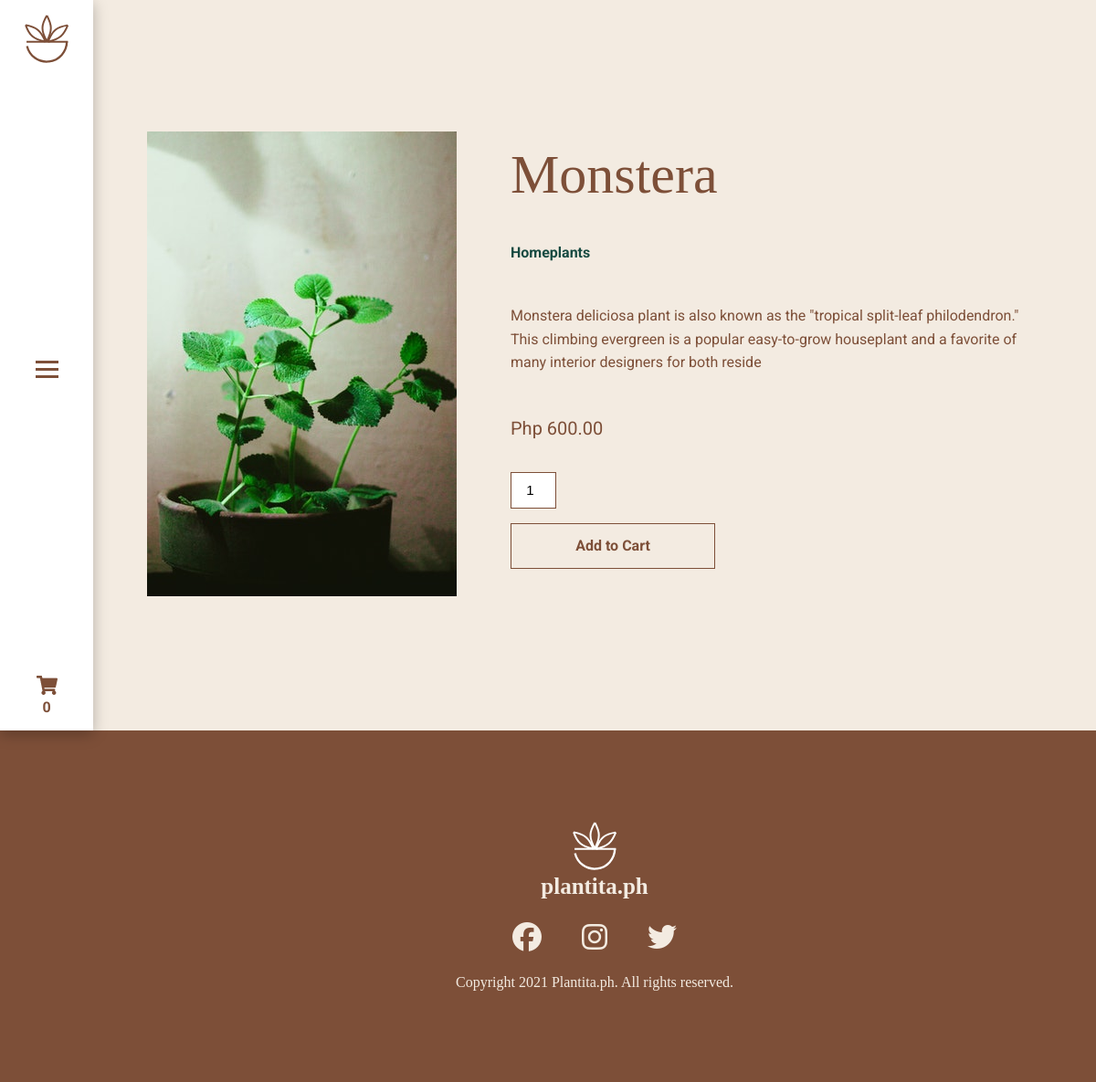
Page /catalogue/single.php?id=1 on the committed database.
### tables this page shows
CREATE TABLE `products` (
  `product_id` int(11) NOT NULL,
  `product_name` varchar(200) NOT NULL,
  `cat_id` int(11) NOT NULL,
  `price` varchar(200) NOT NULL,
  `thumb` varchar(200) NOT NULL,
  `product_description` varchar(200) NOT NULL
);

CREATE TABLE `category` (
  `cat_id` int(11) NOT NULL,
  `cat_name` varchar(200) NOT NULL
);

### catalogue/single.php (the view, shortened to what this page needs)
<!DOCTYPE html>
<html lang="en">
<head>
<?php
    include('../config/db.php');
    if(isset($_GET['id'])){
        $product_id = $_GET['id'];
       $sql = "SELECT * FROM products  WHERE product_id='$product_id'";
       $result = mysqli_query($conn, $sql);
    $row = mysqli_fetch_assoc($result);
    $product_name  = $row['product_name'];
    $cat_id  = $row['cat_id'];
    $price  = $row['price'];
    $product_description  = $row['product_description'];
    $thumb  = $row['thumb'];
    }
?>
    <link rel="stylesheet" href="../navbar/style.css">
    <link rel="stylesheet" href="pd-style.css">
</head>
<body>
    <div class="container-wrapper">
        <?php
            include_once '../navbar/navbar.php';
        ?>
       <div class="sections">
            <section class="landing-page">
                <div class="main-landing">
                    <div class="product-img">
                        <img src="../admin/<?php echo $thumb ?>" alt="<?php echo $product_name ?>">
                    </div>
                    <div class="hero-headlines">
                        <h1><?php echo $product_name ?></h1>
                        <?php
                            $sql2 = "SELECT * FROM Category where cat_id = '$cat_id'";
                            $result2 = mysqli_query($conn, $sql2);
                            $row2 = mysqli_fetch_assoc($result2)
                        ?>
                        <a style="text-decoration:none;" href="catalogue.php?id=<?php echo $cat_id ?>" class="category-plant-action"><p style="color:#164a41;"><b><?php echo $row2["cat_name"] ?></b></p></a>
                        <p><?php echo $product_description ?></p>
                        <p id="price">Php <?php echo $price ?>.00</p>
                        <form action="../navbar/addTocart.php">
                        <input type="number" name="quantity" value="1">
                        <button style="all: unset; cursor: pointer;" type="submit" ><a class="btn">Add to Cart</a></button>
                        </form>
                    </div>
                </div>
            </section>
            <footer>
                <div class="footer-container">
                    <div class="footer-logo">
                        <img src="img/Logo.svg" alt="logo-for-footer" class="logo-footer">
                        <h2 class="footer-headings">plantita.ph</h2>
                    </div>
                    <div class="footer-socmeds">
                        <a href="https://facebook.com"><i class="fab fa-facebook fa-2x"></i></a>
                        <a href="https://instagram.com"><i class="fab fa-instagram fa-2x"></i></a>
                        <a href="https://twitter.com"><i class="fab fa-twitter fa-2x"></i></a>
                    </div>
                    <div class="copyright">
                        <p>Copyright 2021 Plantita.ph. All rights reserved.</p>
                    </div>
                </div>
            </footer>
        </div>
    </div>
</body>
</html>

### navbar/style.css (style rules this page uses)
:root { --clr--main: #7d4f38; --clr--secondary: #164a41; --clr--neutral: #000000; --clr--white: #ffffff; --clr--bg: #f3ebe1; --clr--light-main: #c6a281; --ff--main: 'Roboto', sans-serif; --ff--accent: 'Playfair Display', serif; }
*, *::after, *::before { margin: 0; box-sizing: border-box; }

### catalogue/pd-style.css (style rules this page uses)
:root { --clr--main: #7d4f38; --clr--secondary: #164a41; --clr--neutral: #000000; --clr--white: #ffffff; --clr--bg: #f3ebe1; --clr--light-main: #c6a281; --ff--main: 'Roboto', sans-serif; --ff--accent: 'Playfair Display', serif; }
*, *::after, *::before { margin: 0; box-sizing: border-box; }
body { position: relative; background-color: var(--clr--bg); }
.container-wrapper { position: relative; max-width: 1920px; display: flex; justify-content: space-between; }
.sections { width: 100%; display: flex; flex-direction: column; }
section { width: 100%; z-index: 0; }
section h1, section h2, section h3, section h4 { font-family: var(--ff--accent); line-height: 1; color: var(--clr--main); }
section h1 { font-size: 3.75em; font-weight: 400; }
section p, section a { font-family: var(--ff--main); line-height: 1.6; font-size: 1rem; }
section img:not(.second-page-contents img) { width: 100%; }
.main-landing { width: 100%; display: flex; place-items: center; height: auto; flex-direction: column; }
.product-img { padding-top: 4rem; }
.hero-headlines { max-width: 36.375rem; text-align: center; padding: 4rem 2rem; display: flex; flex-direction: column; }
.hero-headlines h1, .hero-headlines p { margin-bottom: 2.6875rem; color: var(--clr--main); }
#price { margin-bottom: 2rem; font-size: 20px; }
.hero-headlines input { width: 50px; height: 40px; padding-left: 10px; font-size: 15px; margin: 0 auto 1rem; border: 1px solid var(--clr--main); place-items: center; flex-direction: column; display: flex; }
a.btn { border: 1px solid var(--clr--main); color: var(--clr--main); max-width: 14rem; width: 14rem; height: 3.125rem; text-align: center; text-decoration: none; cursor: pointer; display: grid; place-items: center; font-weight: 700; margin: 1rem auto; }
.fab { color: var(--clr--light-main); text-decoration: none; }
@media (min-width: 800px) { section { max-width: 1920px; padding-left: 6.375rem; } }
@media (min-width: 800px) { .main-landing { display: flex; justify-content: space-evenly; background-repeat: no-repeat; background-position: center center; background-size: cover; padding: 10em 0; height: 100vh; flex-direction: row; } }
@media (min-width: 800px) { .hero-headlines { text-align: left; border: none; padding: 11rem 0rem; } }
@media (min-width: 800px) { .hero-headlines h1, .hero-headlines p { color: var(--clr--main); } }
@media (min-width: 800px) { a.btn { margin-left: 0; border-color: var(--clr--main); color: var(--clr--main); } }
@media (min-width: 800px) { .hero-headlines input { width: 50px; height: 40px; padding-left: 10px; font-size: 15px; border: 1px solid var(--clr--main); margin: 0; } }
@media (min-width: 800px) { .product-img { padding: 0; } }
footer { width: 100%; background-color: #7d4f38; padding: 6.25rem 0; color: var(--clr--bg); text-align: center; }
.footer-container { max-width: 19.5625em; margin: 0 auto; }
.footer-logo img { max-width: 3.25em; }
.footer-logo h2 { font-size: 1.5625rem; color: var(--clr--bg); margin-bottom: 1.5625rem; }
.footer-socmeds i { color: var(--clr--bg); margin: 0 1.25rem 1.5625rem 1.25rem; }
.copyright p { text-align: center; }
@media (min-width: 800px) { footer { padding: 6.25rem 0 6.25rem 6.375rem; } }

### rows in the picture
products: thumb (picture), product_name "Monstera", product_description "Monstera deliciosa plant is also known as the \"tropical split-leaf philodendron.\" This climbing evergreen is a popular easy-to-grow houseplant and a favorite of many interior designers for both reside", price "600"
category: cat_name "Homeplants"
